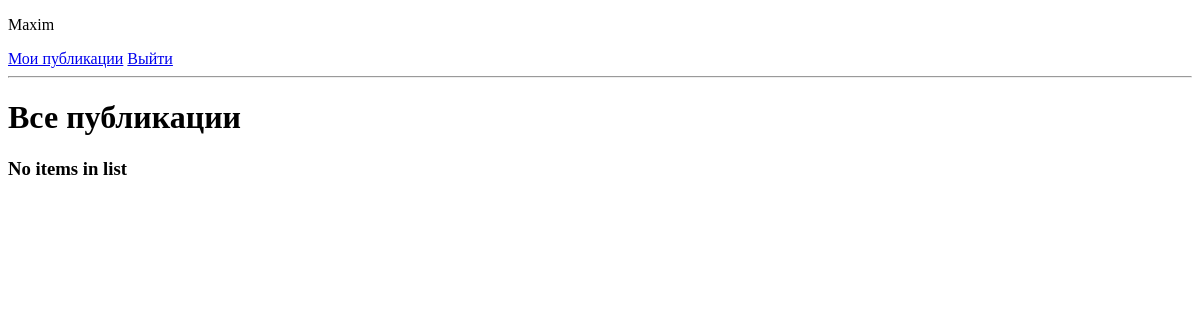
Before: / (signed in) with the older database file.
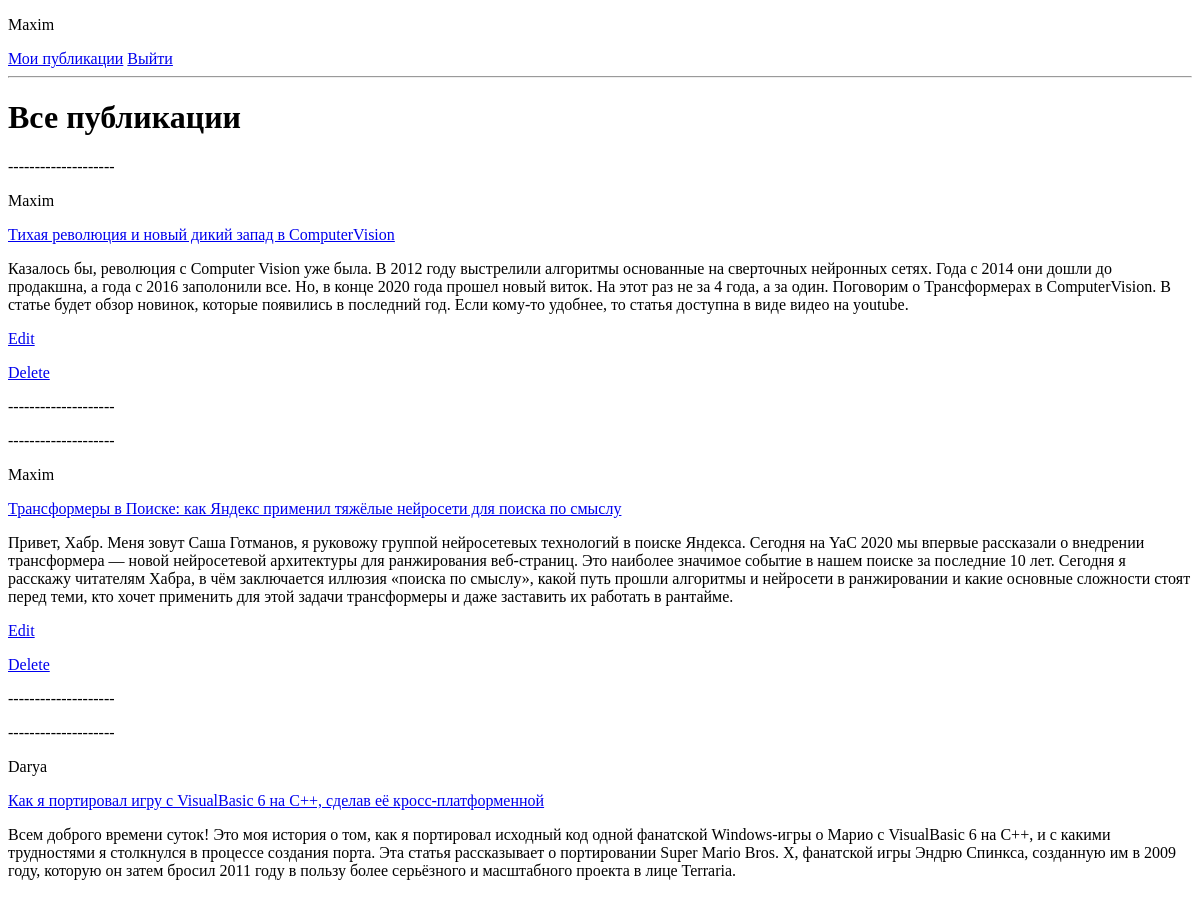
After: the same page with the newer database file.
### base/models.py (models this page shows, shortened)
class Paper(models.Model):
    user = models.ForeignKey(User, on_delete=models.CASCADE, null=True, blank=True)
    title = models.CharField(max_length=200)
    description = models.TextField(null=True, blank=True)
    paper = models.TextField(null=True, blank=True)
    public = models.BooleanField(default=False)
    create = models.DateTimeField(auto_now_add=True)
    class Meta:
        ordering = ['public']

### base/views.py (the view)
# urls.py: path('', Home.as_view(), name='home'),
class Home(ListView):
	template_name = 'base/home.html'
	model = Paper
	context_object_name = 'papers'
	def get_context_data(self, **kwargs):
		context = super().get_context_data(**kwargs)
		context['papers'] = context['papers'].filter(public=True)
		return context

### base/templates/base/home.html
{% extends 'base/main.html' %}
{% block content %}
{% if request.user.is_authenticated %}
<p>{{request.user}}</p>
<a href="{% url 'papers' %}">Мои публикации</a>
<a href="{% url 'logout' %}">Выйти</a>
{% else %}
<a href="{% url 'login' %}">Войти</a>
<a href="{% url 'register' %}">Зарегистрироваться</a>
{% endif %}
<hr>
<h1>Все публикации</h1>
<table>
    <tr>
        <th></th>
        <th></th>
    </tr>
    {% for paper in papers %}
    <tr>
        <p>--------------------</p>
        <p><a>{{paper.user}}</a></p>
        <p><a href="{% url 'paper' paper.id %}">{{paper.title}}</a></p>
        <p><a">{{paper.description}}</a></p>
        {% if request.user == paper.user %}
        <p><a href="{% url 'paper-update' paper.id %}">Edit</a></p>
        <p><a href="{% url 'paper-delete' paper.id %}">Delete</a></p>
        <p>--------------------</p>
        {% endif %}
    </tr>
    {% empty %}
    <h3>No items in list</h3>
    {% endfor %}
</table>
{% endblock content %}

Changed rows visible on the page:
added Paper: user "Maxim", title "Тихая революция и новый дикий запад в ComputerVision", description "Казалось бы, революция с Computer Vision уже была. В 2012 году выстрелили алгоритмы основанные на сверточных нейронных сетях. Года с 2014 они дошли до продакшна, а года с 2016 заполонили все. Но, в конце 2020 года прошел новый виток. На этот раз не за 4 года, а за один. Поговорим о Трансформерах в ComputerVision. В статье будет обзор новинок, которые появились в последний год. Если кому-то удобнее, то статья доступна в виде видео на youtube.", shows "Edit"
added Paper: user "Maxim", title "Трансформеры в Поиске: как Яндекс применил тяжёлые нейросети для поиска по смыслу", description "Привет, Хабр. Меня зовут Саша Готманов, я руковожу группой нейросетевых технологий в поиске Яндекса. Сегодня на YaC 2020 мы впервые рассказали о внедрении трансформера — новой нейросетевой архитектуры для ранжирования веб-страниц. Это наиболее значимое событие в нашем поиске за последние 10 лет. Сегодня я расскажу читателям Хабра, в чём заключается иллюзия «поиска по смыслу», какой путь прошли алгоритмы и нейросети в ранжировании и какие основные сложности стоят перед теми, кто хочет применить для этой задачи трансформеры и даже заставить их работать в рантайме.", shows "Edit"
added Paper: user "Darya", title "Как я портировал игру с VisualBasic 6 на С++, сделав её кросс-платформенной", description "Всем доброго времени суток! Это моя история о том, как я портировал исходный код одной фанатской Windows-игры о Марио с VisualBasic 6 на C++, и с какими трудностями я столкнулся в процессе создания порта. Эта статья рассказывает о портировании Super Mario Bros. X, фанатской игры Эндрю Спинкса, созданную им в 2009 году, которую он затем бросил 2011 году в пользу более серьёзного и масштабного проекта в лице Terraria."
Other visible differences:
text no longer shown: "No items in list"
